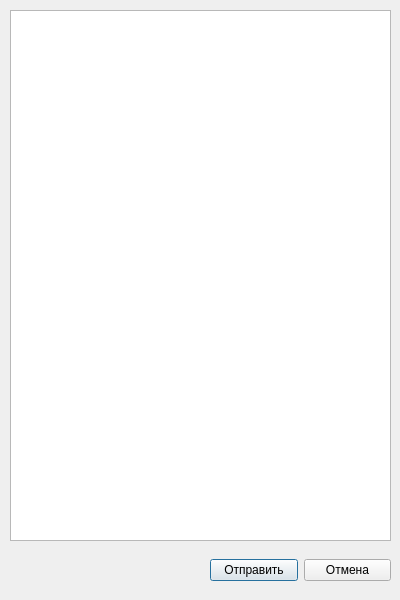
<?xml version="1.0" encoding="UTF-8"?>
<ui version="4.0">
 <class>GuanoWorkDialog</class>
 <widget class="QDialog" name="GuanoWorkDialog">
  <property name="geometry">
   <rect>
    <x>0</x>
    <y>0</y>
    <width>400</width>
    <height>600</height>
   </rect>
  </property>
  <property name="windowTitle">
   <string>Dialog</string>
  </property>
  <widget class="QWidget" name="horizontalLayoutWidget">
   <property name="geometry">
    <rect>
     <x>210</x>
     <y>550</y>
     <width>181</width>
     <height>41</height>
    </rect>
   </property>
   <layout class="QHBoxLayout" name="horizontalLayout">
    <item>
     <widget class="QPushButton" name="sendPushButton">
      <property name="text">
       <string>Отправить</string>
      </property>
     </widget>
    </item>
    <item>
     <widget class="QPushButton" name="cancelPushButton">
      <property name="text">
       <string>Отмена</string>
      </property>
     </widget>
    </item>
   </layout>
  </widget>
  <widget class="QTableView" name="guanoTableView">
   <property name="geometry">
    <rect>
     <x>10</x>
     <y>10</y>
     <width>381</width>
     <height>531</height>
    </rect>
   </property>
  </widget>
 </widget>
 <resources/>
 <connections/>
</ui>
